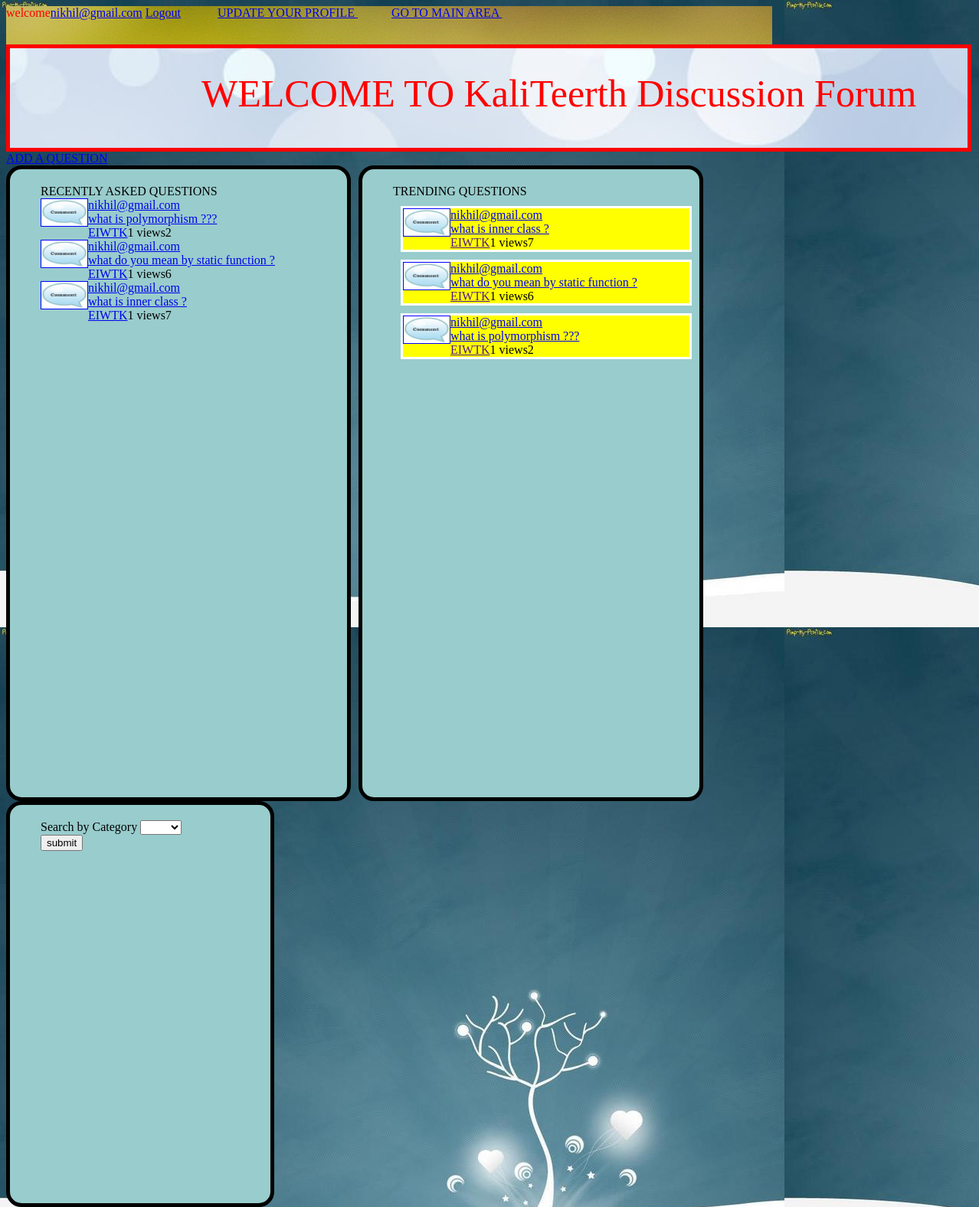
/welcome_comment.php (signed in), run on the app's committed database.
### tables this page shows
CREATE TABLE IF NOT EXISTS `question_table` (
`qid` int(20) NOT NULL,
  `question` varchar(100) NOT NULL,
  `category` varchar(20) NOT NULL,
  `question_by` varchar(20) NOT NULL,
  `no_of_comments` int(20) NOT NULL,
  `total_xp_part` int(20) NOT NULL,
  `views` int(20) NOT NULL,
  `EIWTK` int(20) NOT NULL
);

### welcome_comment.php (the view, shortened to what this page needs)
<html>
   <head>
   <link rel="stylesheet" href="comment.css" />
  </head>
<body class="bod">
<div class="navi">
<?php $bb=$_SESSION["email"];
    echo "welcome";  echo "<a href='member_profile.php?bye=$bb'>"; echo $_SESSION["email"];  echo "</a>"; ?>
 <a href="newlogout.php"> Logout</a>     &nbsp; &nbsp; &nbsp; &nbsp;&nbsp; &nbsp;
 <a href="update.php"> UPDATE YOUR PROFILE </a>    &nbsp; &nbsp; &nbsp; &nbsp;&nbsp; &nbsp;
 <a href="welcome_comment.php"> GO TO MAIN AREA </a>   &nbsp; &nbsp; &nbsp; &nbsp;&nbsp; &nbsp;
</div>
 <div class="banner">
     WELCOME TO KaliTeerth Discussion Forum
 </div>
<a href="add_ques.php"> ADD A QUESTION </a>
 <div>
<div class="show">
RECENTLY ASKED  QUESTIONS
 <?php
  $sql="select * from question_table  order by qid desc";
  $result=mysql_query($sql);
  $i=0;
  while($row=mysql_fetch_assoc($result))
  {
         echo "<div class='inside".$i."'>";
         echo "<div class='in'><img src='download.jpg' width='60px' height='35px'></div>";
         $tt=$row['question_by'];
		echo "<a href='member_profile.php?bye=$tt'>"; echo $rby=$row['question_by']; echo "</a>";  echo"<br>";
         $rqid=$row['qid'];
   echo "<a href='view.php?sqid=$rqid'>"; echo $row['question'];  echo "</a>"; echo"<br>";
   echo "<a href='#inside".$i."' onclick='ajax2(".$rqid.")'>EIWTK</a>";echo $row['EIWTK'];echo"    ";
   echo "views";      echo $row['views'];       echo "     ";
         echo "</div>";
         $i++;
  }
?>
</div>
<div class="show2">
TRENDING QUESTIONS
 <?php
     $e=$_SESSION["email"];
     $rr="Select * from firstclass where EML='$e'";
      $rr1=mysql_query($rr);
       $row = mysql_fetch_array($rr1);
        $y=$row['xp_level'];
         if($y<20)
           { $a=0 ; $b=20;}
  $sql="select * from question_table where (total_xp_part/(no_of_comments+1)) between $a and $b ORDER BY views+EIWTK+no_of_comments DESC";
  $result=mysql_query($sql);
  while($row=mysql_fetch_assoc($result))
  {
         echo "<div class='inside'>";
         echo "<div class='in'>"; echo "<img src='download.jpg' width='60px' height='35px'>"; echo "</div>";
         $tt=$row['question_by'];
         echo "<a href='member_profile.php?bye=$tt'>"; echo $rby=$row['question_by']; echo "</a>";  echo"<br>";
         $rqid=$row['qid'];
        echo "<a href='view.php?sqid=$rqid'>"; echo $row['question'];  echo "</a>"; echo"<br>";
        echo "<a href='' onclick='ajax2($rqid)'>"; echo "EIWTK"; echo "</a>";echo $row['EIWTK'];echo"    ";
            echo "views";      echo $row['views'];       echo"     ";
         echo "</div>";
  }
?>
</div>
<div class="show3">
<form action="welcome_comment_by_cat.php" method="post" >
 Search by Category <select name="cate">
				 <option></option>
                 <option>C</option>
                </select><br>
 <input type="submit" value="submit">
</form>
</div>
</div>
</body>
</html>

### comment.css (style rules this page uses)
.bod { background-color :#00CCFF; }
.banner { align: left; border-style:solid; padding: 30px 0px 0px 250px; border-width:2px; border-width:thick; border-color:red; width: 1000px; height:100px; font-size:50px; font:bold; background-image: url("iem7.jpg"); color: red; }
.navi { width: 1000px; height:50px; background-color :#FFC0CB; background-image: url("iem6.jpg"); color: red; }
.show { float:left; background-color:#99CCCC; border-color:black; border-style:solid; border-radius: 20px 20px 20px 20px; padding: 20px 0px 0px 40px; border-width:2px; border-width:thick; width: 400px; height:800px; margin-right:10px; }
.show2 { float:left; background-color:#99CCCC; border-color:black; border-style:solid; border-radius: 20px 20px 20px 20px; padding: 20px 0px 0px 40px; border-width:2px; border-width:thick; width: 400px; height:800px; margin-right:10px; }
.show3 { float:left; background-color:#99CCCC; border-color:black; border-style:solid; border-radius: 20px 20px 20px 20px; padding: 20px 0px 0px 40px; border-width:2px; border-width:thick; width: 300px; height:500px; }
.inside { margin:10px; border-style:solid; border-color:white; background-color:yellow; height:auto; }
.in { border-style:solid; border-width:1px; border-color:blue; float: left; }
body { background-image: url("iem4.jpg"); }

### data on the page
question_table: question_by "nikhil@gmail.com", question "what is polymorphism ???", EIWTK "1", views "2"
question_table: question_by "nikhil@gmail.com", question "what do you mean by static function ?", EIWTK "1", views "6"
question_table: question_by "nikhil@gmail.com", question "what is inner class ?", EIWTK "1", views "7"

### other printed values
$_SESSION["email"] "nikhil@gmail.com"
